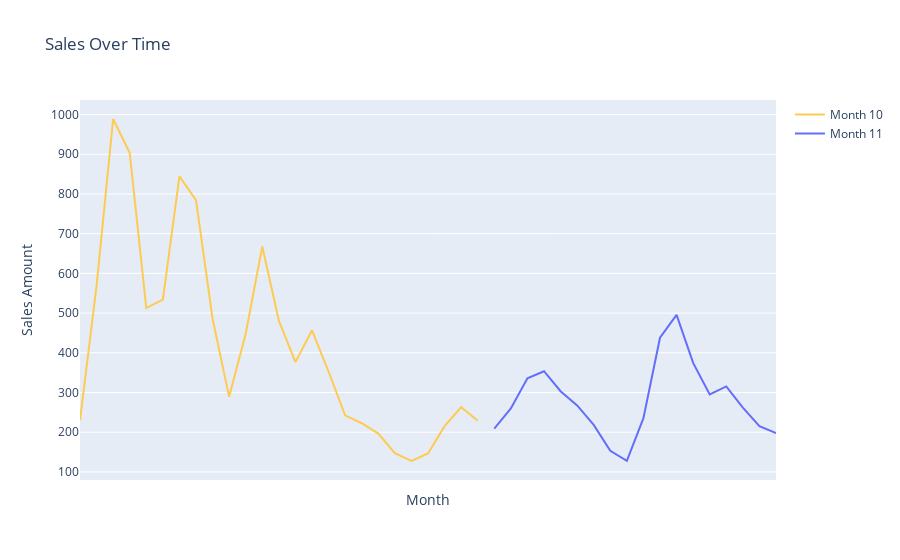

This figure's notebook cell:
### Markdown cell above
Make a visualization data =>  line plot

### Code cell
import plotly.graph_objects as go


# Assuming your DataFrame is named 'df' and has 'Date&Time' and 'Sales' columns
# Make sure 'Date&Time' is already converted to datetime format
df['Date&Time'] = pd.to_datetime(df['Date&Time'], format='%Y-%m-%d %H:%M:%S')

# Drop rows with missing values in 'Date&Time' or 'Sales'
df = df.dropna(subset=['Date&Time', 'Sales'])

# Create a line plot
fig = go.Figure()

for month in range(1, 13):
    month_data = df[df['Date&Time'].dt.month == month]
    fig.add_trace(go.Scatter(x=month_data['Date&Time'], y=month_data['Sales'], mode='lines', name=f'Month {month}'))

# Update x-axis to show only the month name
fig.update_layout(xaxis=dict(
    tickmode='array',
    tickvals=df['Date&Time'].dt.month.unique(),
    ticktext=[month.strftime('%b') for month in pd.date_range('2022-01-01', '2022-12-01', freq='MS')],
))

fig.update_layout(title='Sales Over Time', xaxis_title='Month', yaxis_title='Sales Amount')
fig.show()

### Figure 1 — Plotly figure (JSON) as saved in the notebook; plotly's stock layout.template omitted (floating-point values rounded to 4 significant figures)
{"data": [{"mode": "lines", "name": "Month 1", "type": "scatter", "x": [], "y": []}, {"mode": "lines", "name": "Month 2", "type": "scatter", "x": [], "y": []}, {"mode": "lines", "name": "Month 3", "type": "scatter", "x": [], "y": []}, {"mode": "lines", "name": "Month 4", "type": "scatter", "x": [], "y": []}, {"mode": "lines", "name": "Month 5", "type": "scatter", "x": [], "y": []}, {"mode": "lines", "name": "Month 6", "type": "scatter", "x": [], "y": []}, {"mode": "lines", "name": "Month 7", "type": "scatter", "x": [], "y": []}, {"mode": "lines", "name": "Month 8", "type": "scatter", "x": [], "y": []}, {"mode": "lines", "name": "Month 9", "type": "scatter", "x": [], "y": []}, {"mode": "lines", "name": "Month 10", "type": "scatter", "x": ["2020-10-07T00:00:00", "2020-10-08T00:00:00", "2020-10-09T00:00:00", "2020-10-10T00:00:00", "2020-10-11T00:00:00", "2020-10-12T00:00:00", "2020-10-13T00:00:00", "2020-10-14T00:00:00", "2020-10-15T00:00:00", "2020-10-16T00:00:00", "2020-10-17T00:00:00", "2020-10-18T00:00:00", "2020-10-19T00:00:00", "2020-10-20T00:00:00", "2020-10-21T00:00:00", "2020-10-22T00:00:00", "2020-10-23T00:00:00", "2020-10-24T00:00:00", "2020-10-25T00:00:00", "2020-10-26T00:00:00", "2020-10-27T00:00:00", "2020-10-28T00:00:00", "2020-10-29T00:00:00", "2020-10-30T00:00:00", "2020-10-31T00:00:00"], "y": [229.9, 568.3, 988.8, 903.5, 512.7, 534.1, 844.3, 784.5, 485.7, 289.0, 448.0, 667.6, 480.7, 376.5, 456.7, 352.5, 242.3, 222.6, 196.6, 147.3, 127.5, 146.3, 215.2, 262.9, 228.8]}, {"mode": "lines", "name": "Month 11", "type": "scatter", "x": ["2020-11-01T00:00:00", "2020-11-02T00:00:00", "2020-11-03T00:00:00", "2020-11-04T00:00:00", "2020-11-05T00:00:00", "2020-11-06T00:00:00", "2020-11-07T00:00:00", "2020-11-08T00:00:00", "2020-11-09T00:00:00", "2020-11-10T00:00:00", "2020-11-11T00:00:00", "2020-11-12T00:00:00", "2020-11-13T00:00:00", "2020-11-14T00:00:00", "2020-11-15T00:00:00", "2020-11-16T00:00:00", "2020-11-17T00:00:00", "2020-11-18T00:00:00"], "y": [209.0, 259.7, 335.8, 353.6, 303.1, 267.4, 218.4, 153.2, 127.9, 235.4, 437.8, 495.7, 374.5, 294.9, 315.4, 262.0, 215.1, 197.7]}, {"mode": "lines", "name": "Month 12", "type": "scatter", "x": [], "y": []}], "layout": {"title": {"text": "Sales Over Time"}, "xaxis": {"tickmode": "array", "ticktext": ["Jan", "Feb", "Mar", "Apr", "May", "Jun", "Jul", "Aug", "Sep", "Oct", "Nov", "Dec"], "tickvals": [10, 11], "title": {"text": "Month"}}, "yaxis": {"title": {"text": "Sales Amount"}}}}
